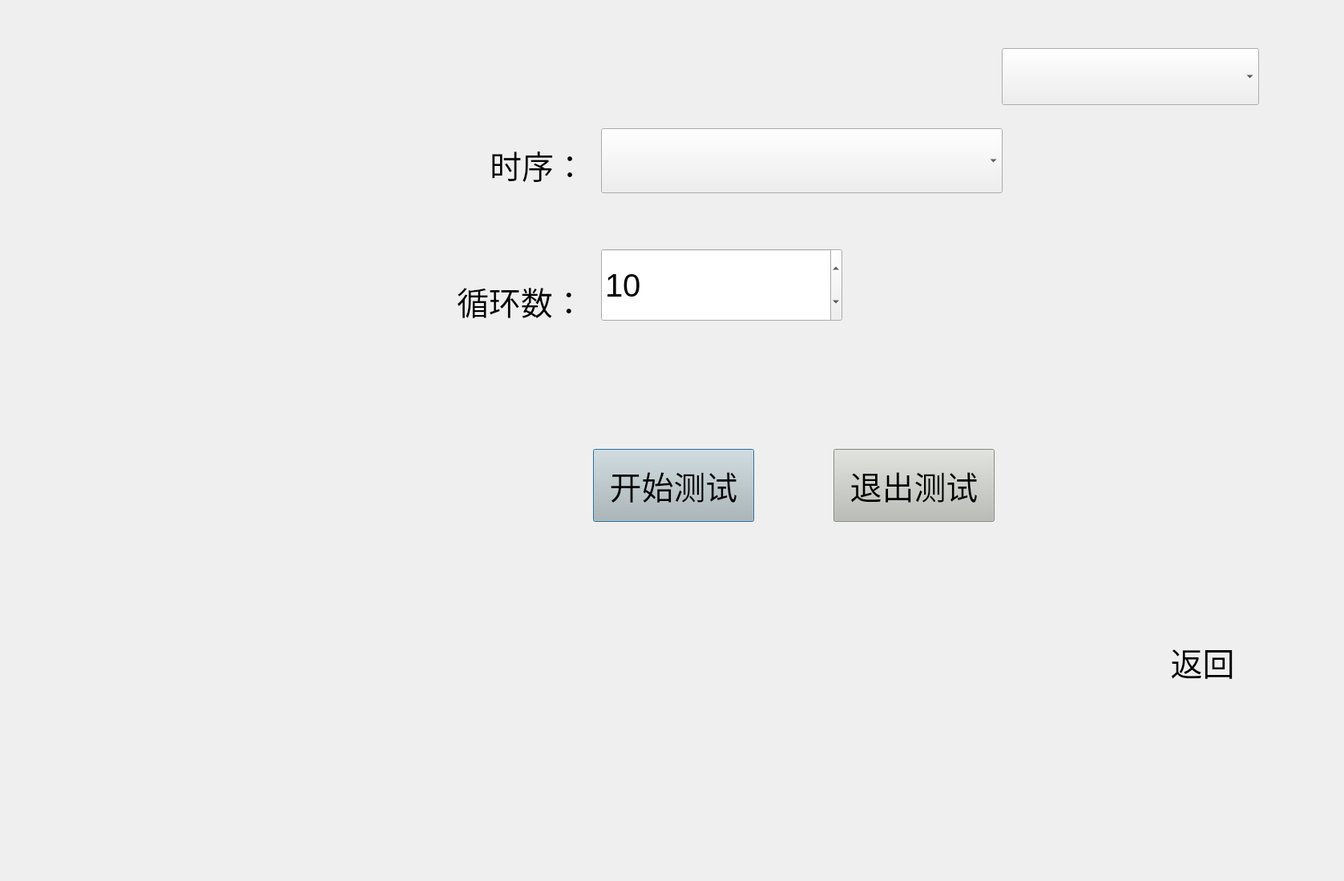
<?xml version="1.0" encoding="UTF-8"?>
<ui version="4.0">
 <class>TestLoop</class>
 <widget class="QDialog" name="TestLoop">
  <property name="geometry">
   <rect>
    <x>0</x>
    <y>0</y>
    <width>1677</width>
    <height>1099</height>
   </rect>
  </property>
  <property name="font">
   <font>
    <pointsize>30</pointsize>
   </font>
  </property>
  <property name="windowTitle">
   <string>Dialog</string>
  </property>
  <widget class="QLabel" name="label_panel">
   <property name="geometry">
    <rect>
     <x>420</x>
     <y>170</y>
     <width>311</width>
     <height>71</height>
    </rect>
   </property>
   <property name="font">
    <font>
     <pointsize>30</pointsize>
    </font>
   </property>
   <property name="text">
    <string>时序：</string>
   </property>
   <property name="alignment">
    <set>Qt::AlignRight|Qt::AlignTrailing|Qt::AlignVCenter</set>
   </property>
  </widget>
  <widget class="QComboBox" name="comboBox_panel">
   <property name="geometry">
    <rect>
     <x>750</x>
     <y>160</y>
     <width>501</width>
     <height>81</height>
    </rect>
   </property>
   <property name="font">
    <font>
     <pointsize>30</pointsize>
    </font>
   </property>
   <property name="focusPolicy">
    <enum>Qt::NoFocus</enum>
   </property>
  </widget>
  <widget class="QLabel" name="label_test_count">
   <property name="geometry">
    <rect>
     <x>570</x>
     <y>350</y>
     <width>161</width>
     <height>51</height>
    </rect>
   </property>
   <property name="font">
    <font>
     <pointsize>30</pointsize>
    </font>
   </property>
   <property name="text">
    <string>循环数：</string>
   </property>
  </widget>
  <widget class="QSpinBox" name="spinBox_test_count">
   <property name="geometry">
    <rect>
     <x>750</x>
     <y>310</y>
     <width>301</width>
     <height>91</height>
    </rect>
   </property>
   <property name="font">
    <font>
     <pointsize>30</pointsize>
    </font>
   </property>
   <property name="minimum">
    <number>1</number>
   </property>
   <property name="maximum">
    <number>2000</number>
   </property>
   <property name="value">
    <number>10</number>
   </property>
  </widget>
  <widget class="QPushButton" name="pButton_enter_test">
   <property name="geometry">
    <rect>
     <x>740</x>
     <y>560</y>
     <width>201</width>
     <height>91</height>
    </rect>
   </property>
   <property name="font">
    <font>
     <pointsize>30</pointsize>
    </font>
   </property>
   <property name="styleSheet">
    <string notr="true">background-color: rgb(186, 189, 182);</string>
   </property>
   <property name="text">
    <string>开始测试</string>
   </property>
  </widget>
  <widget class="QPushButton" name="pButton_exit_test">
   <property name="geometry">
    <rect>
     <x>1040</x>
     <y>560</y>
     <width>201</width>
     <height>91</height>
    </rect>
   </property>
   <property name="font">
    <font>
     <pointsize>30</pointsize>
    </font>
   </property>
   <property name="styleSheet">
    <string notr="true">background-color: rgb(186, 189, 182);</string>
   </property>
   <property name="text">
    <string>退出测试</string>
   </property>
  </widget>
  <widget class="QPushButton" name="pButton_machine_back">
   <property name="geometry">
    <rect>
     <x>1350</x>
     <y>770</y>
     <width>301</width>
     <height>111</height>
    </rect>
   </property>
   <property name="font">
    <font>
     <pointsize>30</pointsize>
    </font>
   </property>
   <property name="styleSheet">
    <string notr="true">background-image: url(:/images/back.png);</string>
   </property>
   <property name="text">
    <string>返回</string>
   </property>
   <property name="flat">
    <bool>true</bool>
   </property>
  </widget>
  <widget class="QComboBox" name="comboBox_machine">
   <property name="geometry">
    <rect>
     <x>1250</x>
     <y>60</y>
     <width>321</width>
     <height>71</height>
    </rect>
   </property>
   <property name="currentText">
    <string/>
   </property>
  </widget>
 </widget>
 <resources/>
 <connections/>
</ui>
